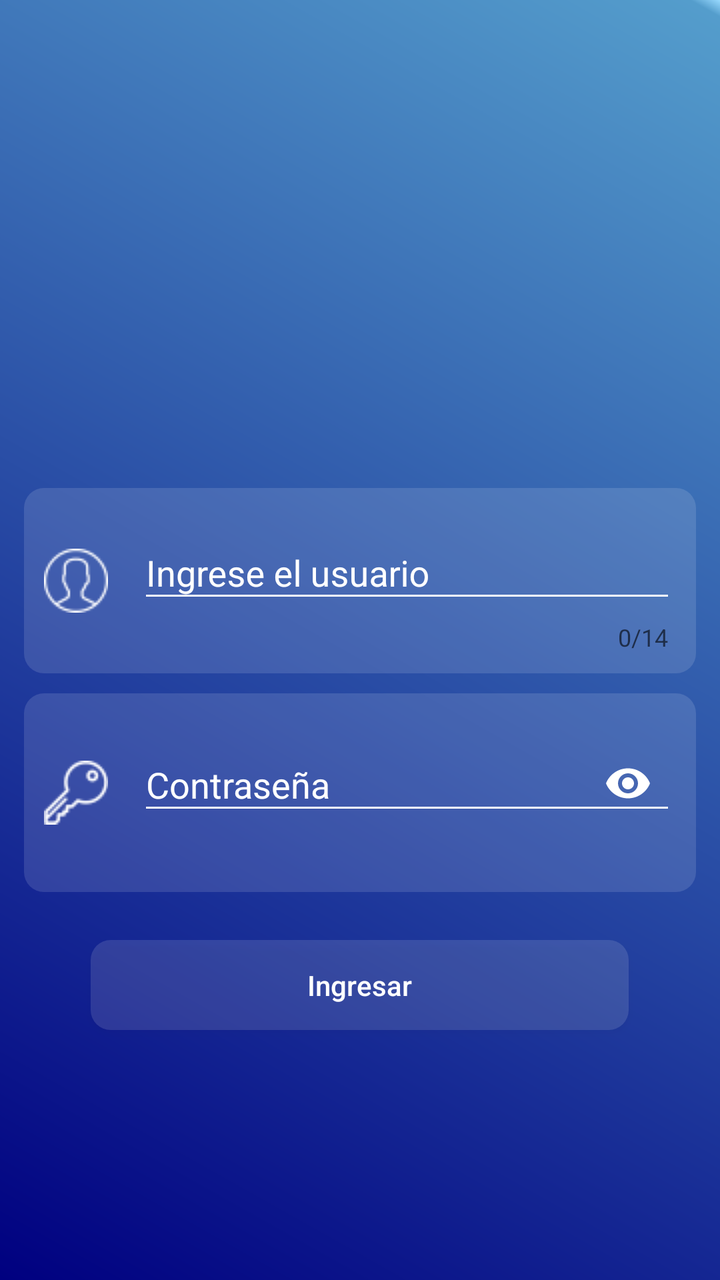
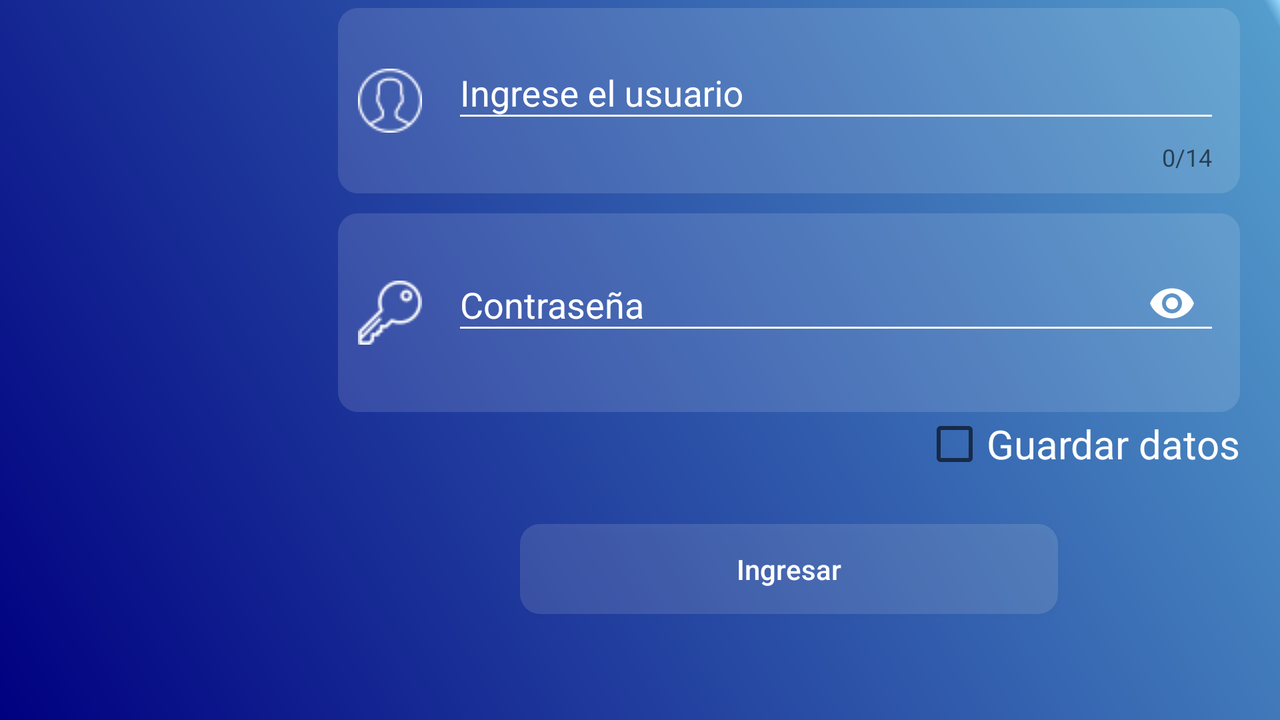

Compare how this app lays out the same screen by default and in its alternative resource folder. The renders come first, then the two layout files and the values they reference.
<!-- AndroidManifest.xml: application theme AppTheme -->
<!-- res/layout/activity_loggin.xml -->
<?xml version="1.0" encoding="utf-8"?>
<LinearLayout xmlns:android="http://schemas.android.com/apk/res/android"
    xmlns:tools="http://schemas.android.com/tools"
    android:layout_width="match_parent"
    android:layout_height="match_parent"
    xmlns:app="http://schemas.android.com/apk/res-auto"
    android:background="@drawable/degradado_login"
    tools:context=".loggin"
    android:orientation="vertical">

    <ImageView
        android:id="@+id/imageView2"
        android:layout_width="139dp"
        android:layout_height="194dp"
        android:layout_marginStart="8dp"
        android:layout_marginTop="50dp"
        android:layout_marginEnd="8dp"
        android:src="@mipmap/logo"
        android:layout_gravity="center"
        />

    <LinearLayout
        android:layout_width="wrap_content"
        android:layout_height="wrap_content"
        android:orientation="horizontal"
        android:layout_gravity="center"
       android:padding="10dp"
        android:background="@drawable/redondeo"
        android:layout_marginBottom="10dp"
        >

        <ImageView
            android:layout_width="wrap_content"
            android:layout_height="wrap_content"
            android:src="@drawable/user"
            android:layout_gravity="center_vertical"
            android:layout_marginRight="15dp"/>

        <com.google.android.material.textfield.TextInputLayout
            android:layout_width="wrap_content"
            android:layout_height="wrap_content"
            android:layout_marginBottom="0dp"
            android:hint="Ingrese el usuario"
            android:textColorHint="@android:color/white"
            app:counterEnabled="true"
            app:counterMaxLength="14"
            app:passwordToggleTint="#00FCF5F5"
            app:errorEnabled="true"
            android:id="@+id/layouU">

            <EditText
                android:id="@+id/txtUsuario"
                android:layout_width="269dp"
                android:layout_height="wrap_content"
                android:inputType="textPersonName"
                android:textColor="#f5f4f2"
                android:theme="@style/color_linea"/>
        </com.google.android.material.textfield.TextInputLayout>

    </LinearLayout>

    <LinearLayout
        android:layout_width="wrap_content"
        android:layout_height="wrap_content"
        android:orientation="horizontal"
        android:layout_gravity="center"
        android:padding="10dp"
        android:background="@drawable/redondeo"
        >

        <ImageView
            android:layout_width="wrap_content"
            android:layout_height="wrap_content"
            android:src="@drawable/key"
            android:layout_gravity="center_vertical"
            android:layout_marginRight="15dp"/>

        <com.google.android.material.textfield.TextInputLayout
            android:layout_width="wrap_content"
            android:layout_height="wrap_content"
            android:hint="Contraseña"
            app:errorEnabled="true"
            android:textColorHint="@android:color/white"
            app:passwordToggleEnabled="true"
            app:passwordToggleTint="@android:color/white"
            android:id="@+id/layouC"
            >

            <EditText
                android:id="@+id/txtContra"
                android:layout_width="269dp"
                android:layout_height="wrap_content"
                android:inputType="textPassword"
                android:textColor="#f5f4f2"
                android:theme="@style/color_linea"/>
        </com.google.android.material.textfield.TextInputLayout>

    </LinearLayout>


    <Button
        android:id="@+id/btnIngresar"
        android:layout_width="269dp"
        android:layout_height="45dp"
        android:layout_marginStart="8dp"
        android:layout_marginTop="24dp"
        android:layout_marginEnd="8dp"
        android:text="@string/btn_ingreso"
        android:layout_gravity="center"
        android:background="@drawable/redondeo"
        android:textAllCaps="false"
        android:textColor="@android:color/white"
        android:elevation="8dp"
        />

    <ImageView
        android:id="@+id/imgConf"
        android:layout_width="37dp"
        android:layout_height="49dp"
        android:src="@drawable/config"
        android:layout_gravity="center" />

</LinearLayout>
<!-- resources referenced by this layout -->
<resources>
  <!-- drawable degradado_login (drawable) -->
  <?xml version="1.0" encoding="utf-8"?>
  <shape xmlns:android="http://schemas.android.com/apk/res/android" android:shape="rectangle" >
      <gradient
          android:type="linear"
          android:centerX="1%"
          android:startColor="#FF99DAFF"
          android:centerColor="#549DCC"
          android:endColor="#FF000080"
          android:angle="225"/>
  </shape>
  <!-- drawable key: png bitmap (drawable, 854 bytes) -->
  <!-- drawable redondeo (drawable) -->
  <?xml version="1.0" encoding="utf-8"?>
  <shape xmlns:android="http://schemas.android.com/apk/res/android"
      android:shape="rectangle">
      <solid android:color="#20FFFFFF"/>
      <stroke android:width="0dp"
          android:color="#FFFFFF"/>
      <padding android:left="1dp"
          android:top="1dp"
          android:right="1dp"
          android:bottom="1dp"/>
      <corners android:radius="10dp"/>
  </shape>
  <!-- drawable user: png bitmap (drawable, 1019 bytes) -->
  <string name="btn_ingreso">Ingresar</string>
  <style name="color_linea" parent="Theme.AppCompat.Light">
          <item name="colorAccent">@android:color/white</item>
          <item name="colorControlNormal">@android:color/white</item>
          <item name="colorControlActivated">@android:color/white</item>
          <item name="android:textColorHighlight">@android:color/white</item>
      </style>
  <style name="AppTheme" parent="Theme.AppCompat.Light.DarkActionBar">
          
          <item name="colorPrimary">@color/colorPrimary</item>
          <item name="colorPrimaryDark">@color/colorPrimaryDark</item>
          <item name="colorAccent">@color/colorText</item>
          <item name="editTextColor">@color/colorText</item>
      </style>
  <color name="colorPrimary">#304ffe</color>
  <color name="colorPrimaryDark">#0026ca</color>
  <color name="colorText">#ffffff</color>
</resources>
<!-- res/layout-land/activity_loggin.xml (the author's variant of the layout above) -->
<!-- drawn on the phone turned sideways -->
<?xml version="1.0" encoding="utf-8"?>
<LinearLayout xmlns:android="http://schemas.android.com/apk/res/android"
    xmlns:tools="http://schemas.android.com/tools"
    android:layout_width="match_parent"
    android:layout_height="match_parent"
    xmlns:app="http://schemas.android.com/apk/res-auto"
    android:background="@drawable/degradado_login"
    tools:context=".loggin"
    android:orientation="horizontal"
    android:layout_gravity="center_vertical">

    <ImageView
        android:id="@+id/imageView2"
        android:layout_width="139dp"
        android:layout_height="194dp"
        android:src="@mipmap/logo"
        android:layout_gravity="center"
        android:layout_marginLeft="10dp"
        />

    <LinearLayout
        android:layout_width="match_parent"
        android:layout_height="wrap_content"
        android:orientation="vertical"
        android:layout_gravity="center">

        <LinearLayout
            android:layout_width="match_parent"
            android:layout_height="wrap_content"
            android:orientation="horizontal"
            android:layout_gravity="center"
            android:padding="10dp"
            android:background="@drawable/redondeo"
            android:layout_marginBottom="10dp"
            android:layout_marginRight="20dp"
            android:layout_marginLeft="20dp"
            >

            <ImageView
                android:layout_width="wrap_content"
                android:layout_height="wrap_content"
                android:src="@drawable/user"
                android:layout_gravity="center_vertical"
                android:layout_marginRight="15dp"/>

            <com.google.android.material.textfield.TextInputLayout
                android:layout_width="match_parent"
                android:layout_height="wrap_content"
                android:layout_marginBottom="0dp"
                android:hint="Ingrese el usuario"
                android:textColorHint="@android:color/white"
                app:counterEnabled="true"
                app:counterMaxLength="14"
                app:passwordToggleTint="#00FCF5F5"
                app:errorEnabled="true"
                android:id="@+id/layouU">

                <EditText
                    android:id="@+id/txtUsuario"
                    android:layout_width="match_parent"
                    android:layout_height="wrap_content"
                    android:inputType="textPersonName"
                    android:textColor="#f5f4f2"
                    android:theme="@style/color_linea"/>
            </com.google.android.material.textfield.TextInputLayout>

        </LinearLayout>


    <LinearLayout
        android:layout_width="match_parent"
        android:layout_height="wrap_content"
        android:orientation="horizontal"
        android:layout_gravity="center"
        android:padding="10dp"
        android:background="@drawable/redondeo"
        android:layout_marginRight="20dp"
        android:layout_marginLeft="20dp"
        >

        <ImageView
            android:layout_width="wrap_content"
            android:layout_height="wrap_content"
            android:src="@drawable/key"
            android:layout_gravity="center_vertical"
            android:layout_marginRight="15dp"/>

        <com.google.android.material.textfield.TextInputLayout
            android:layout_width="match_parent"
            android:layout_height="wrap_content"
            app:errorEnabled="true"
            android:textColorHint="@android:color/white"
            app:passwordToggleEnabled="true"
            app:passwordToggleTint="@android:color/white"
            android:id="@+id/layouC"
            android:hint="Contraseña"
            >

            <EditText
                android:id="@+id/txtContra"
                android:layout_width="match_parent"
                android:layout_height="wrap_content"
                android:inputType="textPassword"
                android:textColor="#f5f4f2"
                android:theme="@style/color_linea"/>

        </com.google.android.material.textfield.TextInputLayout>

    </LinearLayout>

        <CheckBox
            android:layout_width="wrap_content"
            android:layout_height="wrap_content"
            android:text="Guardar datos"
            android:layout_gravity="right"
            android:layout_marginRight="20dp"
            android:textColor="@android:color/white"
            android:textSize="20sp"
            android:id="@+id/chkGuarda"
            />

    <Button
        android:id="@+id/btnIngresar"
        android:layout_width="269dp"
        android:layout_height="45dp"
        android:layout_marginStart="8dp"
        android:layout_marginTop="24dp"
        android:layout_marginEnd="8dp"
        android:text="@string/btn_ingreso"
        android:layout_gravity="center"
        android:background="@drawable/redondeo"
        android:textAllCaps="false"
        android:textColor="@android:color/white"
        android:elevation="8dp"
        />

    <ImageView
        android:id="@+id/imgConf"
        android:layout_width="37dp"
        android:layout_height="49dp"
        android:src="@drawable/config"
        android:layout_gravity="center" />

    </LinearLayout>

</LinearLayout>
